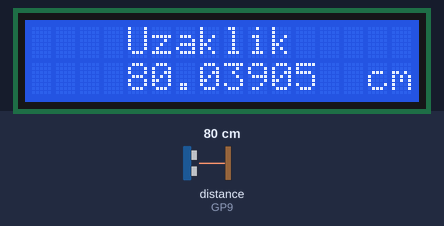
The program below on a simulated Raspberry Pi Pico running MicroPython. On the bench: 16×2 character LCD. The inputs (shaded band) are chosen by the test bench; at power-on: distance to the obstacle (sensor on GP9) 80 cm. The echo pulse lasts 58.3 µs per cm; library files of the repository ran but are not shown: lcd_api.py, pico_i2c_lcd.py; what the program prints to the serial console is not drawn.

Above: at 1.2 s.
1.3 s: distance to the obstacle (sensor on GP9) set to 2 cm
At 2.8 s:
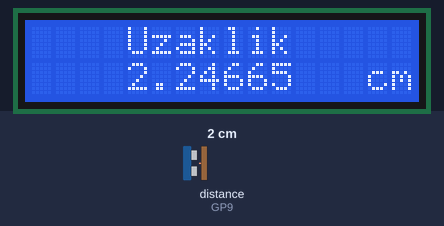
5.4 s: distance to the obstacle (sensor on GP9) set to 4 cm
At 7.0 s:
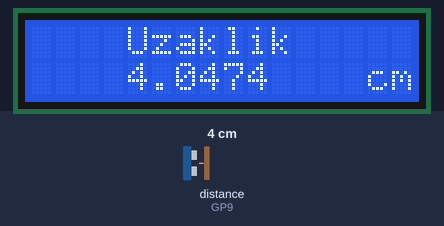
8.7 s: distance to the obstacle (sensor on GP9) set to 9 cm
At 10.1 s:
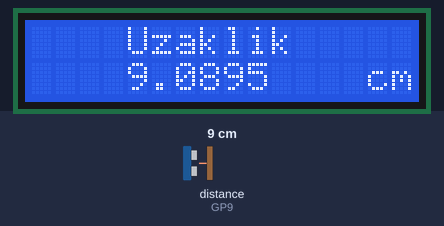
Timing chart, 0 to 11.7 s (numbered marks = the images above; inputs shaded):
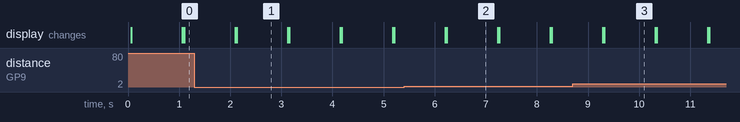

The program:

20_Mesafe_Sensoru_HC-SR04_Ultrasonic.py
```python
#Mesafe Sensörü Kullanımı#                    #// HC-SR04 ultrasonic mesafe sensörü kullanımı ile mesafe ölçen uygulama //#
# HC-SR04 mesafe sönsörü yaklaşık 8 cm nin altındaki değerlerde hatalı ölçüm yapabilir!
# Ölçüm aralığı teorik 2cm- 400cm, uygulamada yaklaşık 10 cm - 250 cm dir.
from machine import Pin, I2C
import utime

trigger = Pin(8, Pin.OUT)               # Sinyal gönderen pindir.
echo = Pin(9, Pin.IN)                   # Gönderilen sinyali okuyan pindir.

#-----------------------LCD I2C ekranı çalıştırmak için gerekli kodlar.------------------------------------------#
from lcd_api import LcdApi          # LCD komutlarını çalıştıran kütüphane, Piconun içinde mutlaka olmalıdır.
from pico_i2c_lcd import I2cLcd     # LCD komutlarını çalıştıran kütüphane, Piconun içinde mutlaka olmalıdır.
I2C_ADDR     = 0x27                 # LCD I2C ekran adresi, farklı olabilir, datasheet bakmak gerekir
I2C_NUM_ROWS = 2                    # LCD I2C ekran satır sayısı
I2C_NUM_COLS = 16                   # LCD I2C ekran sütun sayısı

sda=Pin(20)                         # LCD I2C ekranın SDA bağlantı pini
scl=Pin(21)                         # LCD I2C ekranın SCL bağlantı pini

i2c = I2C(0, sda=sda, scl=scl, freq=400000)              # Hata alırsanız frekansı değiştirin.(100000, 200000, 300000, 400000 vs.)
lcd = I2cLcd(i2c, I2C_ADDR, I2C_NUM_ROWS, I2C_NUM_COLS)
#-------------------------------------------------------------#

def mesafe():                           # Mesafeyi hesaplayan fonksiyon.
   trigger.low()                        # trig pinini kapattık.
   utime.sleep_us(2)                    # 2 mikrosnaiye kapalı bekledik.
   trigger.high()                       # trig pinini açtık.
   utime.sleep_us(5)                    # trig pinini 5 mikrosnaiye açık bıraktık, böylece mesafeyi ölçmek için 5 mikrosaniye sinyal gönderdik.
   trigger.low()                        # Sinyali gönderdikten sonra trig pinini tekrar kapattık.
   # Aşağıda echo pini ile trigden gönderdiğimiz sinyali okuyacağız.
   while echo.value() == 0:             # Burada sinyal almadığı zaman ölçülüyor.
       sinyalKapali = utime.ticks_us()
   while echo.value() == 1:             # Burada sinyal aldığı zaman ölçülüyor.
       sinyalAcik = utime.ticks_us()
   gecenZaman = sinyalAcik - sinyalKapali    # İki sinyal arasındaki geçen zaman hesaplanıyor.
   uzaklik = (gecenZaman * 0.0343) / 2 # Uzaklık ölçülen zaman göre hesaplanıyor. Formül HC-SR04' ün çalışma prensibidir.
   print("Uzaklık= ",uzaklik,"cm")

   lcd.move_to(4, 0)                   # Uzaklık değeri LCD I2C ekranda yazdırılıyor...
   lcd.putstr("Uzaklik")
   lcd.move_to(4, 1)
   lcd.putstr(str(uzaklik))            # LCD ekranda göstermek için float değeri stringe çeviren str() fonksiyonunu kullandık.
   lcd.move_to(14, 1)
   lcd.putstr("cm")

while True:
   mesafe()
   utime.sleep(1)                       # Her 1 sn. aralıklarla mesafe ölçülüyor.
   lcd.clear()
```

Measured:
- after the input at 1.3 s, the display: first differs from a run without the input after 0.83 s (image 1)
- after the input at 5.4 s, the display: first differs from a run without the input after 0.84 s (image 2)
- after the input at 8.7 s, the display: first differs from a run without the input after 0.62 s (image 3)
- what the display in image 1 shows lasts 1.0 s, from 2.1 s to 3.1 s
